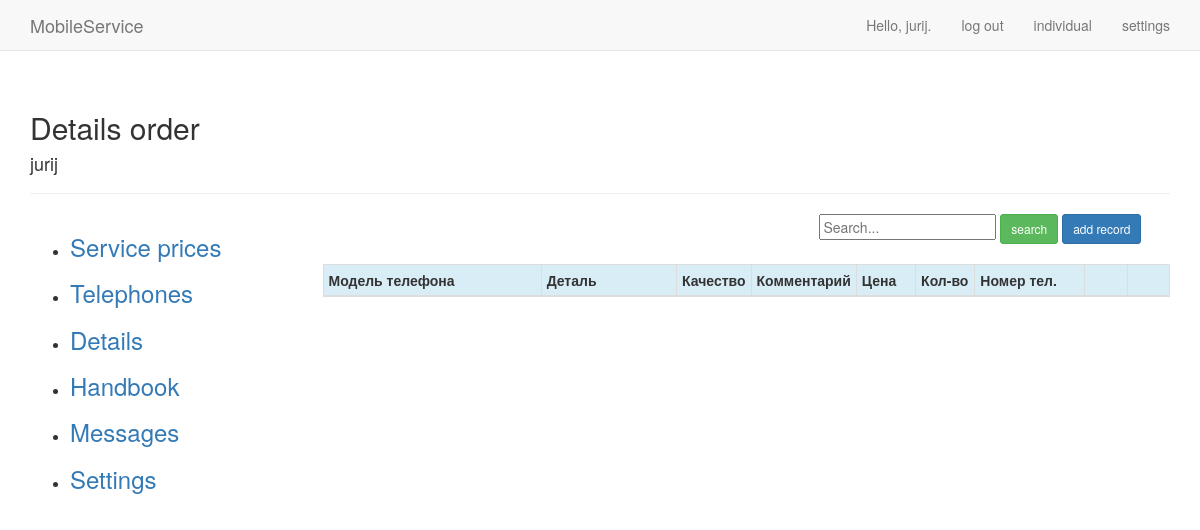
Before: /users/details_order/ (signed in) with the older database file.
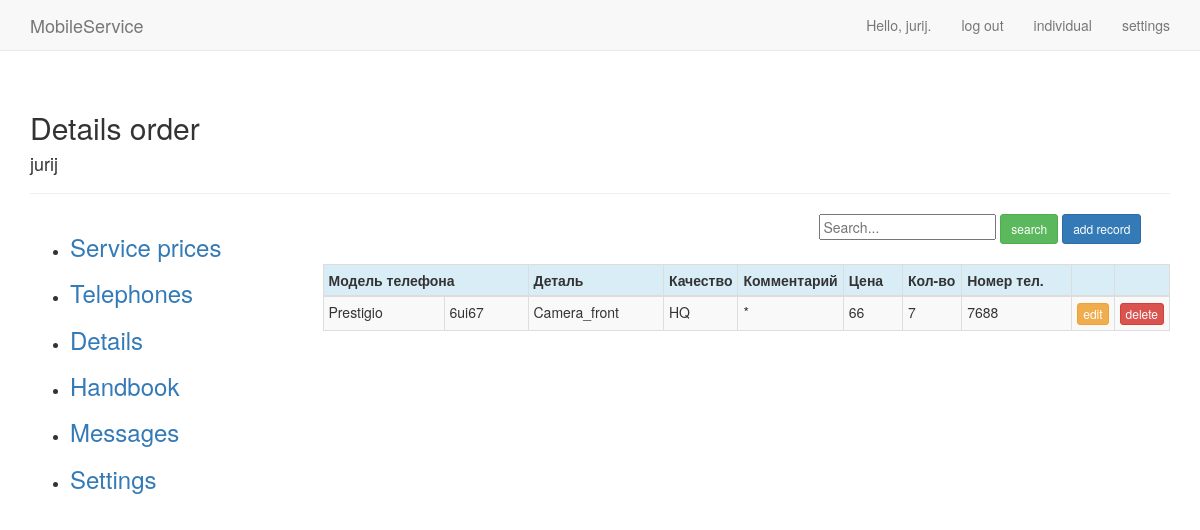
After: the same page with the newer database file.
### users/models.py (models this page shows)
class Details_order(models.Model):
    SAM = 'Samsung'
    ALK = 'Alkatel'
    ASE = 'Aser'
    AMI = 'Amigo'
    AMO = 'Amoi'
    APL = 'IPhone'
    ASU = 'Asus'
    BBR = 'BlackBerry'
    BVI = 'BlackView'
    BLU = 'BLU'
    BQ = 'BQ'
    CAT = 'CAT'
    CAP = 'Caterpillar'
    COO = 'Coolpad'
    CUB = 'Cubot'
    DOO = 'Doogee'
    DOR = 'Doro'
    EST = 'Estar'
    ELE = 'Elephone'
    GIG = 'Gigabyte'
    GET = 'Getnord'
    GOO = 'Google'
    HTC = 'HTC'
    HP = 'HP'
    HOM = 'HomTom'
    KAZ = 'Kazam'
    MYP = 'MyPhone'
    NOU = 'Nous'
    ONE = 'OnePlus'
    OUK = 'Oukitel'
    PRE = 'Prestigio'
    ZTE = 'ZTE'
    ZOP = 'Zopo'
    HUA = 'Huawei'
    LEN = 'Lenovo'
    SON = 'Sony'
    LG = 'LG'
    MEI = 'Meizu'
    XIA = 'Xiaomi'
    MIR = 'Microsoft'
    NOK = 'Nokia'
    OTH = '------->'
    """детали"""
    LCD_MOD = 'LCD_module'
    LCD = 'LCD'
    TOU = 'Touch'
    FLEX_CH = 'Flex_charging'
    FLEX_ON = 'Flex_ON/OFF'
    FLEX_CAM = 'Flex_camera'
    BAT = 'Battery'
    CAM_FR = 'Camera_front'
    CAM_BC = 'Camera_back'
    BC = 'Back_cover'
    """качество"""
    SP = 'SP'
    OR = 'OR'
    HQ = 'HQ'
    COPY = 'COPY'
    BRAND = ((APL, 'IPhone'), (SAM, 'Samsung'), (HUA, 'Huawei'), (MEI, 'Meizu'), (XIA, 'Xiaomi'), (NOK, 'Nokia'),
             (MIR, 'Microsoft'), (PRE, 'Prestigio'), (SON, 'Sony'), (ALK, 'Alcatel'), (ASU, 'Asus'), (ASE, 'Aser'),
             (AMI, 'Amigo'), (AMO, 'Amoi'), (BVI, 'BlackView'), (BLU, 'BLU'), (BQ, 'BQ'), (BBR, 'BlackBerry'),
             (CAT, 'CAT'), (CAP, 'Caterpillar'), (COO, 'Coolpad'), (CUB, 'Cubot'), (DOO, 'Doogee'), (DOR, 'Doro'),
             (ELE, 'Elephone'), (EST, 'Estar'), (GIG, 'Gigabyte'), (GET, 'Getnord'), (GOO, 'Google'), (HTC, 'HTC'),
             (HOM, 'HomTom'), (HP, 'HP'), (KAZ, 'Kazam'), (LEN, 'Lenovo'), (LG, 'Lg'), (MYP, 'MyPhone'),
             (NOU, 'Nous'), (ONE, 'OnePlus'), (OUK, 'Oukitel'), (ZOP, 'Zopo'), (ZTE, 'ZTE'), (OTH, '------->'))
    DETAIL = (
    (BAT, 'Battery'), (BC, 'Back_cover'), (CAM_BC, 'Camera_back'), (CAM_FR, 'Camera_front'), (FLEX_CH, 'Flex_charging'),
    (FLEX_ON, 'Flex_ON/OFF'), (FLEX_CAM, 'Flex_camera'), (LCD_MOD, 'LCD_module'), (LCD, 'LCD'), (TOU, 'Touch'))
    QUALITY = ((SP, 'SP'), (OR, 'OR'), (HQ, 'HQ'), (COPY, 'COPY'))
    user_model = models.CharField(max_length=20, choices=BRAND)
    user_model_1 = models.CharField(max_length=20)
    user_detail = models.CharField(max_length=20, choices=DETAIL)
    detail_quality = models.CharField(max_length=10, choices=QUALITY)
    detail_comment = models.CharField(max_length=20, default='*')
    detail_price = models.CharField(max_length=5)
    detail_quantity = models.CharField(max_length=5)
    owner = models.ForeignKey(User, on_delete=models.CASCADE)
    number_tel_order = models.CharField(max_length=20)

### users/views.py (the view)
# urls.py: path('details_order/', views.details_order, name= 'details_order'),
def details_order(request):
    details_order = Details_order.objects.filter(owner=request.user).order_by('user_model', 'user_model_1')
    context = {'details_order': details_order}
    return render(request, 'users/details_order.html', context)

### users/templates/users/details_order.html (shortened to what this page needs)
{% extends "mobile/base_1.html" %}
{% load bootstrap3 %}
{% block header %}
  <h2>Details order</h2><h4>{{user.username}}</h4>
{% endblock header %}
{% block content %}
  <div class="row">
    <div class="col-sm-offset-7">
      <form action="{% url 'users:details_order_search' %}" method="get" autocomplete="off" >
        <input name="q" type="text" placeholder="Search...">
        <button type="submit" class="btn btn-success btn-sm">search</button>
        <a href="{% url 'users:details_order_new_record' %}" class="btn btn-primary btn-sm">add record</a>
      </form>
    </div>
  </div>
  <div class="row">
    <div class="col-sm-8">
    </div>
  </div>
<table class="table table-striped table-bordered table-condensed table-hover">
    <thead>
      <tr class="info">
        <th colspan="2">Модель телефона</th>
        <th style="width:16%">Деталь</th>
        <th style="width:8%">Качество</th>
        <th style="width:4%">Комментарий</th>
        <th style="width:7%">Цена</th>
        <th style="width:7%">Кол-во</th>
        <th style="width:13%">Номер тел.</th>
        <th style="width:5%"></th>
        <th style="width:5%"></th>
      </tr>
    </thead>
    <tbody>
      {% for detail_order in details_order %}
        <tr>
          <td>{{detail_order.user_model}}</td>
          <td>{{detail_order.user_model_1}}</td>
          <td>{{detail_order.user_detail}}</td>
          <td>{{detail_order.detail_quality}}</td>
          <td>{{detail_order.detail_comment}}</td>
          <td>{{detail_order.detail_price}}</td>
          <td>{{detail_order.detail_quantity}}</td>
          <td>{{detail_order.number_tel_order}}</td>
          <td><a href="{% url 'users:details_order_edit' detail_order.id %}" class="btn btn-warning btn-xs">edit</a></td>
          <td><a href="{% url 'users:details_order_delete' detail_order.id %}" class="btn btn-danger btn-xs">delete</a></td>
        </tr>
      {% endfor %}
     </tbody>
 </table>
{% endblock content %}

Changed rows visible on the page:
added Details_order: user_model "Prestigio", user_model_1 "6ui67", user_detail "Camera_front", detail_quality "HQ", detail_comment "*", detail_price "66", detail_quantity "7", number_tel_order "7688"
